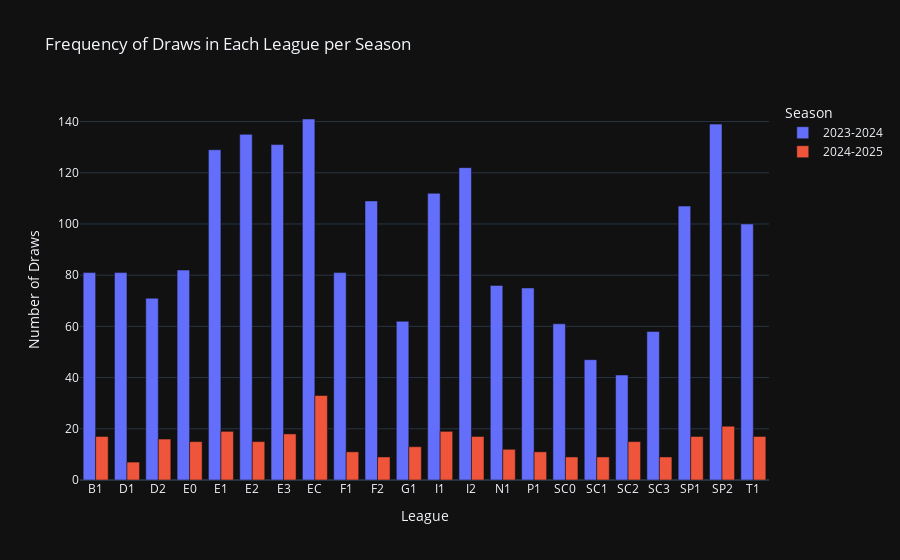
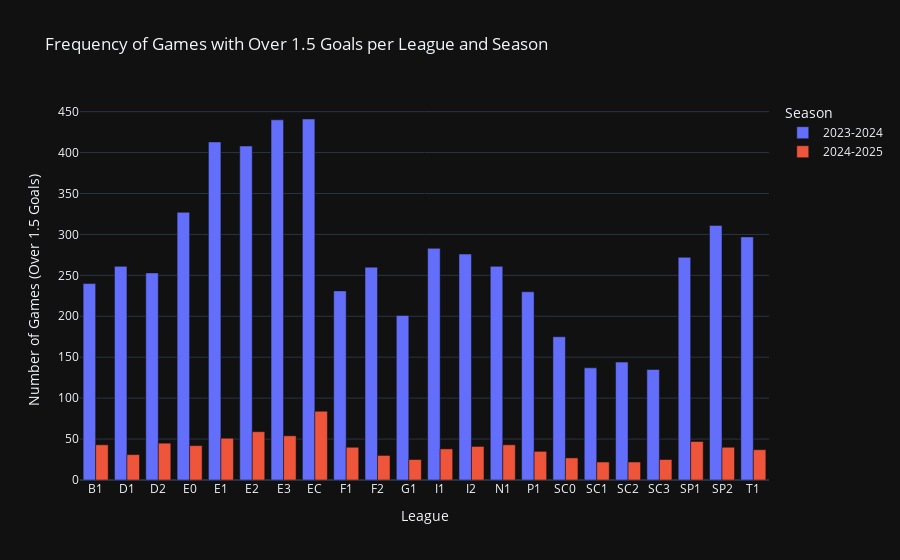
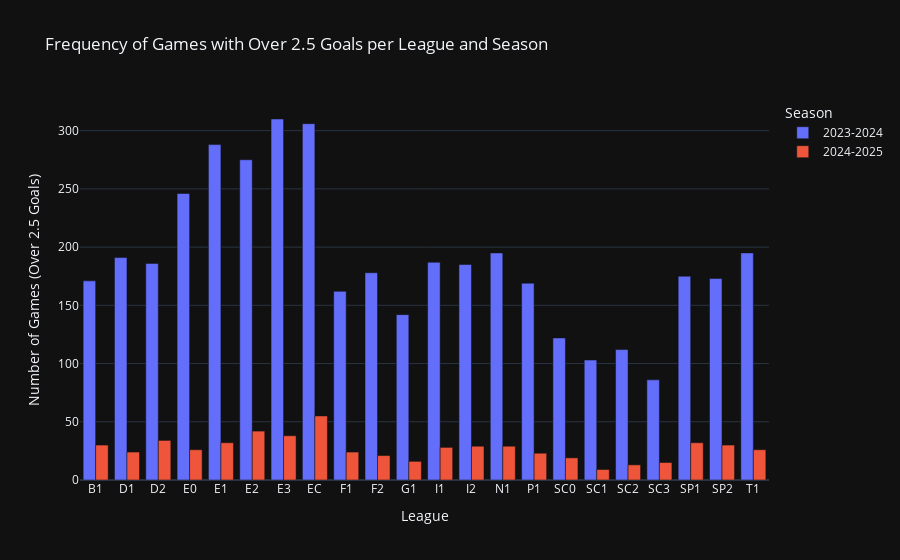
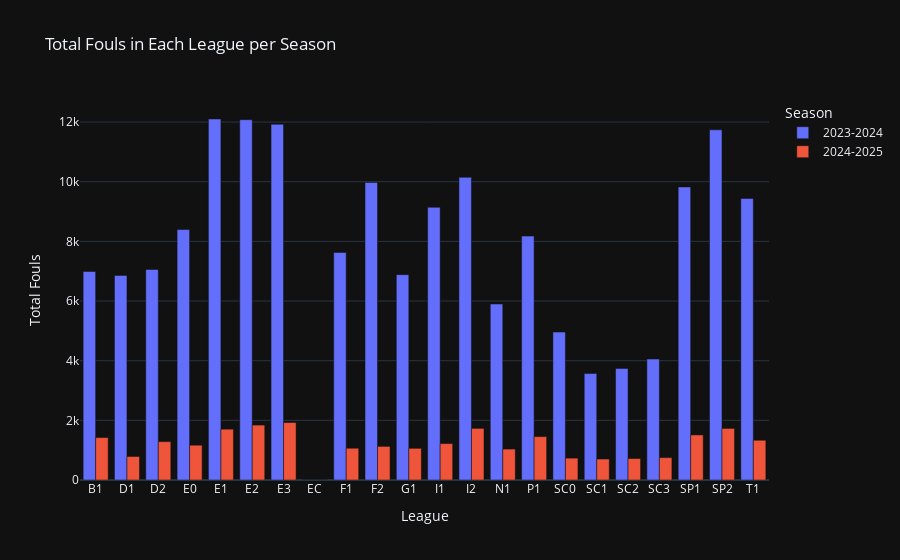

The notebook cell saved with these charts, in order:
### Code cell
# visualisations
import matplotlib.pyplot as plt


def visualize_match_statistics(df):
    plt.figure(figsize=(10, 6))
    home_goals_avg = df.groupby('Season')['FTHG'].mean()
    away_goals_avg = df.groupby('Season')['FTAG'].mean()

    # Bar chart for average home and away goals
    plt.bar(home_goals_avg.index, home_goals_avg, label='Home Goals', color='blue', alpha=0.6)
    plt.bar(away_goals_avg.index, away_goals_avg, label='Away Goals', color='red', alpha=0.6)
    plt.title('Average Goals per Game by Season (Home vs Away)')
    plt.ylabel('Average Goals')
    plt.xlabel('Season')
    plt.legend()
    plt.show()

    # Bar chart for fouls comparison between home and away teams
    plt.figure(figsize=(10, 6))
    home_fouls_avg = df.groupby('Season')['HF'].mean()
    away_fouls_avg = df.groupby('Season')['AF'].mean()

    plt.bar(home_fouls_avg.index, home_fouls_avg, label='Home Fouls', color='orange', alpha=0.6)
    plt.bar(away_fouls_avg.index, away_fouls_avg, label='Away Fouls', color='purple', alpha=0.6)
    plt.title('Average Fouls per Game by Season (Home vs Away)')
    plt.ylabel('Average Fouls')
    plt.xlabel('Season')
    plt.legend()
    plt.show()


# Call the function with the cleaned dataframe
visualize_match_statistics(merged_df_cleaned)


# Define a function to visualize key match statistics like goals, fouls, cards, and draws

def visualize_match_stats(df):
    # 1. Goals Scored in a Game (Home and Away)
    plt.figure(figsize=(10, 6))
    home_goals_total = df['FTHG'].sum()
    away_goals_total = df['FTAG'].sum()

    plt.bar(['Home Goals', 'Away Goals'], [home_goals_total, away_goals_total], color=['blue', 'red'])
    plt.title('Total Goals Scored (Home vs Away)')
    plt.ylabel('Goals')
    plt.show()

    # 2. Total Fouls Comparison (Home vs Away)
    plt.figure(figsize=(10, 6))
    home_fouls_total = df['HF'].sum()
    away_fouls_total = df['AF'].sum()

    plt.bar(['Home Fouls', 'Away Fouls'], [home_fouls_total, away_fouls_total], color=['orange', 'purple'])
    plt.title('Total Fouls Committed (Home vs Away)')
    plt.ylabel('Fouls')
    plt.show()

    # 3. Yellow Cards (Home vs Away)
    plt.figure(figsize=(10, 6))
    home_yellow_cards_total = df['HY'].sum()
    away_yellow_cards_total = df['AY'].sum()

    plt.bar(['Home Yellow Cards', 'Away Yellow Cards'], [home_yellow_cards_total, away_yellow_cards_total],
            color=['yellow', 'gold'])
    plt.title('Total Yellow Cards (Home vs Away)')
    plt.ylabel('Yellow Cards')
    plt.show()

    # 4. Red Cards (Home vs Away)
    plt.figure(figsize=(10, 6))
    home_red_cards_total = df['HR'].sum()
    away_red_cards_total = df['AR'].sum()

    plt.bar(['Home Red Cards', 'Away Red Cards'], [home_red_cards_total, away_red_cards_total],
            color=['darkred', 'firebrick'])
    plt.title('Total Red Cards (Home vs Away)')
    plt.ylabel('Red Cards')
    plt.show()

    # 5. Frequency of Draws
    plt.figure(figsize=(10, 6))
    draw_count = df[df['FTR'] == 'D'].shape[0]
    non_draw_count = df.shape[0] - draw_count

    plt.bar(['Draws', 'Non-Draws'], [draw_count, non_draw_count], color=['gray', 'lightgray'])
    plt.title('Frequency of Draws vs Non-Draws')
    plt.ylabel('Number of Games')
    plt.show()


# Call the function to generate the visualizations
visualize_match_stats(merged_df_cleaned)

import plotly.express as px


def interactive_visualizations_with_fouls(df):
    # Frequency of Draws in Each League per Season
    draw_counts = df[df['FTR'] == 'D'].groupby(['League', 'Season']).size().reset_index(name='Draws')

    fig1 = px.bar(draw_counts, x='League', y='Draws', color='Season', barmode='group',
                  title='Frequency of Draws in Each League per Season')
    fig1.update_layout(xaxis_title='League', yaxis_title='Number of Draws')
    fig1.show()

    # Frequency of Over 1.5 Goals in Each League per Season
    df['TotalGoals'] = df['FTHG'] + df['FTAG']
    over_1_5_count = df[df['TotalGoals'] > 1.5].groupby(['League', 'Season']).size().reset_index(name='Over_1.5_Games')

    fig2 = px.bar(over_1_5_count, x='League', y='Over_1.5_Games', color='Season', barmode='group',
                  title='Frequency of Games with Over 1.5 Goals per League and Season')
    fig2.update_layout(xaxis_title='League', yaxis_title='Number of Games (Over 1.5 Goals)')
    fig2.show()

    # Frequency of Over 2.5 Goals in Each League per Season
    over_2_5_count = df[df['TotalGoals'] > 2.5].groupby(['League', 'Season']).size().reset_index(name='Over_2.5_Games')

    fig3 = px.bar(over_2_5_count, x='League', y='Over_2.5_Games', color='Season', barmode='group',
                  title='Frequency of Games with Over 2.5 Goals per League and Season')
    fig3.update_layout(xaxis_title='League', yaxis_title='Number of Games (Over 2.5 Goals)')
    fig3.show()

    # Frequency of Fouls in Each League per Season
    df['TotalFouls'] = df['HF'] + df['AF']
    fouls_count = df.groupby(['League', 'Season'])['TotalFouls'].sum().reset_index()

    fig4 = px.bar(fouls_count, x='League', y='TotalFouls', color='Season', barmode='group',
                  title='Total Fouls in Each League per Season')
    fig4.update_layout(xaxis_title='League', yaxis_title='Total Fouls')
    fig4.show()


# Call the function to generate the visualizations
interactive_visualizations_with_fouls(merged_df_cleaned)

import plotly.express as px

# Filter the data for the top 5 leagues
top_5_leagues = ['E0', 'SP1', 'I1', 'D1', 'F2']  # Premier League, La Liga, Serie A, Bundesliga, Ligue 1
top_5_df = merged_df_cleaned[merged_df_cleaned['League'].isin(top_5_leagues)]


# Define a function to create separate charts for each league
def separate_league_visualizations(df):
    leagues = df['League'].unique()
    for league in leagues:
        league_df = df[df['League'] == league]

        # Over 1.5 goals for the league
        over_1_5_teams = league_df[league_df['TotalGoals'] > 1.5].groupby('HomeTeam').size().reset_index(
            name='Over_1.5_Games')
        fig1 = px.bar(over_1_5_teams, x='HomeTeam', y='Over_1.5_Games', title=f'Over 1.5 Goals by Team in {league}')
        fig1.update_layout(xaxis_title='Team', yaxis_title='Games Over 1.5 Goals', xaxis_tickangle=-45)
        fig1.show()

        # Over 2.5 goals for the league
        over_2_5_teams = league_df[league_df['TotalGoals'] > 2.5].groupby('HomeTeam').size().reset_index(
            name='Over_2.5_Games')
        fig2 = px.bar(over_2_5_teams, x='HomeTeam', y='Over_2.5_Games', title=f'Over 2.5 Goals by Team in {league}')
        fig2.update_layout(xaxis_title='Team', yaxis_title='Games Over 2.5 Goals', xaxis_tickangle=-45)
        fig2.show()

        # Draws by team in the league
        draws_teams = league_df[league_df['FTR'] == 'D'].groupby('HomeTeam').size().reset_index(name='Draws')
        fig3 = px.bar(draws_teams, x='HomeTeam', y='Draws', title=f'Draws by Team in {league}')
        fig3.update_layout(xaxis_title='Team', yaxis_title='Number of Draws', xaxis_tickangle=-45)
        fig3.show()

        # Fouls committed by team in the league
        league_df['TotalFouls'] = league_df['HF'] + league_df['AF']
        fouls_teams = league_df.groupby('HomeTeam')['TotalFouls'].sum().reset_index()
        fig4 = px.bar(fouls_teams, x='HomeTeam', y='TotalFouls', title=f'Total Fouls by Team in {league}')
        fig4.update_layout(xaxis_title='Team', yaxis_title='Total Fouls', xaxis_tickangle=-45)
        fig4.show()


# Call the function for the separated visualizations
separate_league_visualizations(top_5_df)


def clean_data_fixed(df):
    # Dropping unnecessary columns
    columns_to_drop = ['Div', 'Time', 'Referee']
    df_cleaned = df.drop(columns=columns_to_drop, errors='ignore')

    # Fill missing values only for numeric columns
    numeric_cols = df_cleaned.select_dtypes(include=['number']).columns
    df_cleaned[numeric_cols] = df_cleaned[numeric_cols].fillna(df_cleaned[numeric_cols].median())

    return df_cleaned


# Reapply the clean_data_fixed function
merged_df_cleaned = clean_data_fixed(merged_df_cleaned)

# Display the first few rows to confirm missing values have been handled
merged_df_cleaned.head()

# Dropping all betting-related columns based on the provided list

betting_columns = [
    'BFH', 'BFD', 'BFA', 'BSH', 'BSD', 'BSA', 'BWH', 'BWD', 'BWA', 'GBH', 'GBD', 'GBA',
    'IWH', 'IWD', 'IWA', 'LBH', 'LBD', 'LBA', 'PSH', 'PH', 'PSD', 'PD', 'PSA', 'PA',
    'SOH', 'SOD', 'SOA', 'SBH', 'SBD', 'SBA', 'SJH', 'SJD', 'SJA', 'SYH', 'SYD', 'SYA',
    'VCH', 'VCD', 'VCA', 'WHH', 'WHD', 'WHA', 'Bb1X2', 'BbMxH', 'BbAvH', 'BbMxD', 'BbAvD',
    'BbMxA', 'BbAvA', 'MaxH', 'MaxD', 'MaxA', 'AvgH', 'AvgD', 'AvgA', 'BFEH', 'BFED', 'BFEA',
    'BbOU', 'BbMx>2.5', 'BbAv>2.5', 'BbMx<2.5', 'BbAv<2.5', 'GB>2.5', 'GB<2.5', 'B365>2.5',
    'B365<2.5', 'P>2.5', 'P<2.5', 'Max>2.5', 'Max<2.5', 'Avg>2.5', 'Avg<2.5', 'BbAH', 'BbAHh',
    'AHh', 'BbMxAHH', 'BbAvAHH', 'BbMxAHA', 'BbAvAHA', 'GBAHH', 'GBAHA', 'GBAH', 'LBAHH',
    'LBAHA', 'LBAH', 'B365AHH', 'B365AHA', 'B365AH', 'PAHH', 'PAHA', 'MaxAHH', 'MaxAHA',
    'AvgAHH', 'AvgAHA', '1XBH', '1XBD', '1XBA', 'BFE>2.5', 'BFE<2.5', 'BFEAHH', 'BFEAHA',
    'BWCH', 'BWCD', 'BWCA', 'BFCH', 'BFCD', 'BFCA', 'PSCH', 'PSCD', 'PSCA',
    'WHCH', 'WHCD', 'WHCA', '1XBCH', '1XBCD', '1XBCA', 'MaxCH', 'MaxCD',
    'MaxCA', 'AvgCH', 'AvgCD', 'AvgCA', 'BFECH', 'BFECD', 'BFECA', 'PC>2.5',
    'PC<2.5', 'MaxC>2.5', 'MaxC<2.5', 'AvgC>2.5', 'AvgC<2.5', 'BFEC>2.5',
    'BFEC<2.5', 'AHCh', 'PCAHH', 'PCAHA', 'MaxCAHH', 'MaxCAHA', 'AvgCAHH',
    'AvgCAHA', 'BFECAHH', 'BFECAHA'
]

# Drop betting-related columns from the dataframe
merged_df_cleaned = merged_df_cleaned.drop(columns=betting_columns, errors='ignore')

# Verify if betting columns have been successfully removed
remaining_columns = merged_df_cleaned.columns

remaining_columns

### Figure 1 — Plotly figure (JSON) as saved in the notebook; plotly's stock layout.template omitted (floating-point values rounded to 4 significant figures)
{"data": [{"alignmentgroup": "True", "hovertemplate": "Season=2023-2024<br>League=%{x}<br>Draws=%{y}<extra></extra>", "legendgroup": "2023-2024", "marker": {"color": "#636efa", "pattern": {"shape": ""}}, "name": "2023-2024", "offsetgroup": "2023-2024", "orientation": "v", "showlegend": true, "textposition": "auto", "x": ["B1", "D1", "D2", "E0", "E1", "E2", "E3", "EC", "F1", "F2", "G1", "I1", "I2", "N1", "P1", "SC0", "SC1", "SC2", "SC3", "SP1", "SP2", "T1"], "xaxis": "x", "y": [81, 81, 71, 82, 129, 135, 131, 141, 81, 109, 62, 112, 122, 76, 75, 61, 47, 41, 58, 107, 139, 100], "yaxis": "y", "type": "bar"}, {"alignmentgroup": "True", "hovertemplate": "Season=2024-2025<br>League=%{x}<br>Draws=%{y}<extra></extra>", "legendgroup": "2024-2025", "marker": {"color": "#EF553B", "pattern": {"shape": ""}}, "name": "2024-2025", "offsetgroup": "2024-2025", "orientation": "v", "showlegend": true, "textposition": "auto", "x": ["B1", "D1", "D2", "E0", "E1", "E2", "E3", "EC", "F1", "F2", "G1", "I1", "I2", "N1", "P1", "SC0", "SC1", "SC2", "SC3", "SP1", "SP2", "T1"], "xaxis": "x", "y": [17, 7, 16, 15, 19, 15, 18, 33, 11, 9, 13, 19, 17, 12, 11, 9, 9, 15, 9, 17, 21, 17], "yaxis": "y", "type": "bar"}], "layout": {"xaxis": {"anchor": "y", "domain": [0.0, 1.0], "title": {"text": "League"}}, "yaxis": {"anchor": "x", "domain": [0.0, 1.0], "title": {"text": "Number of Draws"}}, "legend": {"title": {"text": "Season"}, "tracegroupgap": 0}, "title": {"text": "Frequency of Draws in Each League per Season"}, "barmode": "group"}}

### Figure 2 — Plotly figure (JSON) as saved in the notebook; plotly's stock layout.template omitted (floating-point values rounded to 4 significant figures)
{"data": [{"alignmentgroup": "True", "hovertemplate": "Season=2023-2024<br>League=%{x}<br>Over_1.5_Games=%{y}<extra></extra>", "legendgroup": "2023-2024", "marker": {"color": "#636efa", "pattern": {"shape": ""}}, "name": "2023-2024", "offsetgroup": "2023-2024", "orientation": "v", "showlegend": true, "textposition": "auto", "x": ["B1", "D1", "D2", "E0", "E1", "E2", "E3", "EC", "F1", "F2", "G1", "I1", "I2", "N1", "P1", "SC0", "SC1", "SC2", "SC3", "SP1", "SP2", "T1"], "xaxis": "x", "y": [240, 261, 253, 327, 413, 408, 440, 441, 231, 260, 201, 283, 276, 261, 230, 175, 137, 144, 135, 272, 311, 297], "yaxis": "y", "type": "bar"}, {"alignmentgroup": "True", "hovertemplate": "Season=2024-2025<br>League=%{x}<br>Over_1.5_Games=%{y}<extra></extra>", "legendgroup": "2024-2025", "marker": {"color": "#EF553B", "pattern": {"shape": ""}}, "name": "2024-2025", "offsetgroup": "2024-2025", "orientation": "v", "showlegend": true, "textposition": "auto", "x": ["B1", "D1", "D2", "E0", "E1", "E2", "E3", "EC", "F1", "F2", "G1", "I1", "I2", "N1", "P1", "SC0", "SC1", "SC2", "SC3", "SP1", "SP2", "T1"], "xaxis": "x", "y": [43, 31, 45, 42, 51, 59, 54, 84, 40, 30, 25, 38, 41, 43, 35, 27, 22, 22, 25, 47, 40, 37], "yaxis": "y", "type": "bar"}], "layout": {"xaxis": {"anchor": "y", "domain": [0.0, 1.0], "title": {"text": "League"}}, "yaxis": {"anchor": "x", "domain": [0.0, 1.0], "title": {"text": "Number of Games (Over 1.5 Goals)"}}, "legend": {"title": {"text": "Season"}, "tracegroupgap": 0}, "title": {"text": "Frequency of Games with Over 1.5 Goals per League and Season"}, "barmode": "group"}}

### Figure 3 — Plotly figure (JSON) as saved in the notebook; plotly's stock layout.template omitted (floating-point values rounded to 4 significant figures)
{"data": [{"alignmentgroup": "True", "hovertemplate": "Season=2023-2024<br>League=%{x}<br>Over_2.5_Games=%{y}<extra></extra>", "legendgroup": "2023-2024", "marker": {"color": "#636efa", "pattern": {"shape": ""}}, "name": "2023-2024", "offsetgroup": "2023-2024", "orientation": "v", "showlegend": true, "textposition": "auto", "x": ["B1", "D1", "D2", "E0", "E1", "E2", "E3", "EC", "F1", "F2", "G1", "I1", "I2", "N1", "P1", "SC0", "SC1", "SC2", "SC3", "SP1", "SP2", "T1"], "xaxis": "x", "y": [171, 191, 186, 246, 288, 275, 310, 306, 162, 178, 142, 187, 185, 195, 169, 122, 103, 112, 86, 175, 173, 195], "yaxis": "y", "type": "bar"}, {"alignmentgroup": "True", "hovertemplate": "Season=2024-2025<br>League=%{x}<br>Over_2.5_Games=%{y}<extra></extra>", "legendgroup": "2024-2025", "marker": {"color": "#EF553B", "pattern": {"shape": ""}}, "name": "2024-2025", "offsetgroup": "2024-2025", "orientation": "v", "showlegend": true, "textposition": "auto", "x": ["B1", "D1", "D2", "E0", "E1", "E2", "E3", "EC", "F1", "F2", "G1", "I1", "I2", "N1", "P1", "SC0", "SC1", "SC2", "SC3", "SP1", "SP2", "T1"], "xaxis": "x", "y": [30, 24, 34, 26, 32, 42, 38, 55, 24, 21, 16, 28, 29, 29, 23, 19, 9, 13, 15, 32, 30, 26], "yaxis": "y", "type": "bar"}], "layout": {"xaxis": {"anchor": "y", "domain": [0.0, 1.0], "title": {"text": "League"}}, "yaxis": {"anchor": "x", "domain": [0.0, 1.0], "title": {"text": "Number of Games (Over 2.5 Goals)"}}, "legend": {"title": {"text": "Season"}, "tracegroupgap": 0}, "title": {"text": "Frequency of Games with Over 2.5 Goals per League and Season"}, "barmode": "group"}}

### Figure 4 — Plotly figure (JSON) as saved in the notebook; plotly's stock layout.template omitted (floating-point values rounded to 4 significant figures)
{"data": [{"alignmentgroup": "True", "hovertemplate": "Season=2023-2024<br>League=%{x}<br>TotalFouls=%{y}<extra></extra>", "legendgroup": "2023-2024", "marker": {"color": "#636efa", "pattern": {"shape": ""}}, "name": "2023-2024", "offsetgroup": "2023-2024", "orientation": "v", "showlegend": true, "textposition": "auto", "x": ["B1", "D1", "D2", "E0", "E1", "E2", "E3", "EC", "F1", "F2", "G1", "I1", "I2", "N1", "P1", "SC0", "SC1", "SC2", "SC3", "SP1", "SP2", "T1"], "xaxis": "x", "y": [6990.0, 6859.0, 7059.0, 8395.0, 12100.0, 12080.0, 11920.0, 0.0, 7630.0, 9974.0, 6885.0, 9143.0, 10150.0, 5901.0, 8177.0, 4959.0, 3570.0, 3741.0, 4057.0, 9825.0, 11740.0, 9440.0], "yaxis": "y", "type": "bar"}, {"alignmentgroup": "True", "hovertemplate": "Season=2024-2025<br>League=%{x}<br>TotalFouls=%{y}<extra></extra>", "legendgroup": "2024-2025", "marker": {"color": "#EF553B", "pattern": {"shape": ""}}, "name": "2024-2025", "offsetgroup": "2024-2025", "orientation": "v", "showlegend": true, "textposition": "auto", "x": ["B1", "D1", "D2", "E0", "E1", "E2", "E3", "EC", "F1", "F2", "G1", "I1", "I2", "N1", "P1", "SC0", "SC1", "SC2", "SC3", "SP1", "SP2", "T1"], "xaxis": "x", "y": [1423.0, 788.0, 1287.0, 1167.0, 1704.0, 1841.0, 1927.0, 0.0, 1065.0, 1127.0, 1062.0, 1221.0, 1730.0, 1037.0, 1455.0, 733.0, 703.0, 719.0, 750.0, 1511.0, 1729.0, 1333.0], "yaxis": "y", "type": "bar"}], "layout": {"xaxis": {"anchor": "y", "domain": [0.0, 1.0], "title": {"text": "League"}}, "yaxis": {"anchor": "x", "domain": [0.0, 1.0], "title": {"text": "Total Fouls"}}, "legend": {"title": {"text": "Season"}, "tracegroupgap": 0}, "title": {"text": "Total Fouls in Each League per Season"}, "barmode": "group"}}
